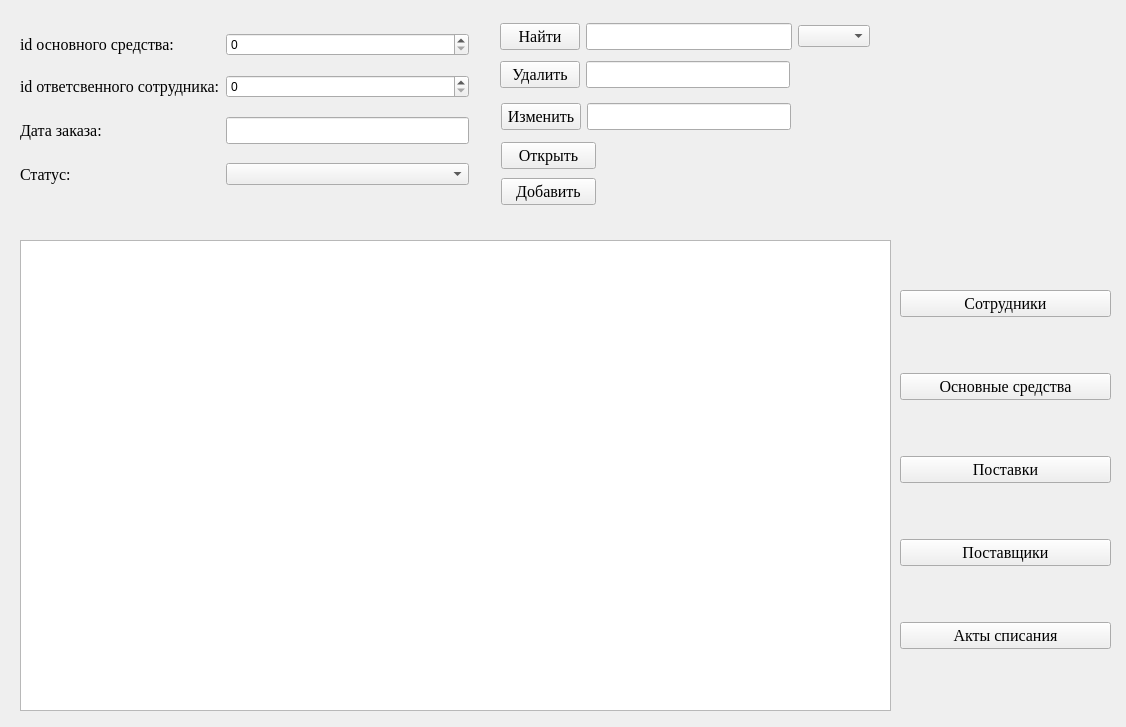
<?xml version="1.0" encoding="UTF-8"?>
<ui version="4.0">
 <class>Form</class>
 <widget class="QWidget" name="Form">
  <property name="geometry">
   <rect>
    <x>0</x>
    <y>0</y>
    <width>1126</width>
    <height>727</height>
   </rect>
  </property>
  <property name="windowTitle">
   <string>Form</string>
  </property>
  <widget class="QTableWidget" name="tableWidget">
   <property name="geometry">
    <rect>
     <x>20</x>
     <y>240</y>
     <width>871</width>
     <height>471</height>
    </rect>
   </property>
  </widget>
  <widget class="QWidget" name="layoutWidget_2">
   <property name="geometry">
    <rect>
     <x>500</x>
     <y>58</y>
     <width>290</width>
     <height>33</height>
    </rect>
   </property>
   <layout class="QHBoxLayout" name="horizontalLayout_3">
    <item>
     <widget class="QPushButton" name="delete_3">
      <property name="font">
       <font>
        <family>Times New Roman</family>
        <pointsize>12</pointsize>
       </font>
      </property>
      <property name="text">
       <string>Удалить</string>
      </property>
     </widget>
    </item>
    <item>
     <widget class="QLineEdit" name="leclear_2">
      <property name="font">
       <font>
        <family>Times New Roman</family>
        <pointsize>12</pointsize>
       </font>
      </property>
     </widget>
    </item>
   </layout>
  </widget>
  <widget class="QWidget" name="layoutWidget_3">
   <property name="geometry">
    <rect>
     <x>500</x>
     <y>20</y>
     <width>370</width>
     <height>33</height>
    </rect>
   </property>
   <layout class="QHBoxLayout" name="horizontalLayout_4">
    <item>
     <widget class="QPushButton" name="find_2">
      <property name="font">
       <font>
        <family>Times New Roman</family>
        <pointsize>12</pointsize>
       </font>
      </property>
      <property name="text">
       <string>Найти</string>
      </property>
     </widget>
    </item>
    <item>
     <widget class="QLineEdit" name="leinsert">
      <property name="font">
       <font>
        <family>Times New Roman</family>
        <pointsize>12</pointsize>
       </font>
      </property>
     </widget>
    </item>
    <item>
     <widget class="QComboBox" name="cbinsert_2"/>
    </item>
   </layout>
  </widget>
  <widget class="QWidget" name="layoutWidget">
   <property name="geometry">
    <rect>
     <x>20</x>
     <y>20</y>
     <width>449</width>
     <height>181</height>
    </rect>
   </property>
   <layout class="QGridLayout" name="gridLayout">
    <item row="4" column="0">
     <widget class="QLabel" name="label_10">
      <property name="font">
       <font>
        <family>Times New Roman</family>
        <pointsize>12</pointsize>
       </font>
      </property>
      <property name="text">
       <string>Статус:</string>
      </property>
     </widget>
    </item>
    <item row="1" column="0">
     <widget class="QLabel" name="label_8">
      <property name="font">
       <font>
        <family>Times New Roman</family>
        <pointsize>12</pointsize>
       </font>
      </property>
      <property name="text">
       <string>id ответсвенного сотрудника:</string>
      </property>
     </widget>
    </item>
    <item row="2" column="1">
     <widget class="QLineEdit" name="patronymic_2">
      <property name="font">
       <font>
        <family>Times New Roman</family>
        <pointsize>12</pointsize>
       </font>
      </property>
     </widget>
    </item>
    <item row="2" column="0">
     <widget class="QLabel" name="label_9">
      <property name="font">
       <font>
        <family>Times New Roman</family>
        <pointsize>12</pointsize>
       </font>
      </property>
      <property name="text">
       <string>Дата заказа:</string>
      </property>
     </widget>
    </item>
    <item row="1" column="1">
     <widget class="QSpinBox" name="iddepartment_4"/>
    </item>
    <item row="0" column="0">
     <widget class="QLabel" name="label_7">
      <property name="font">
       <font>
        <family>Times New Roman</family>
        <pointsize>12</pointsize>
       </font>
      </property>
      <property name="text">
       <string>id основного средства:</string>
      </property>
     </widget>
    </item>
    <item row="0" column="1">
     <widget class="QSpinBox" name="iddepartment_3"/>
    </item>
    <item row="4" column="1">
     <widget class="QComboBox" name="comboBox"/>
    </item>
   </layout>
  </widget>
  <widget class="QWidget" name="layoutWidget">
   <property name="geometry">
    <rect>
     <x>900</x>
     <y>240</y>
     <width>211</width>
     <height>461</height>
    </rect>
   </property>
   <layout class="QGridLayout" name="gridLayout_2">
    <item row="0" column="0">
     <widget class="QPushButton" name="find_5">
      <property name="font">
       <font>
        <family>Times New Roman</family>
        <pointsize>12</pointsize>
       </font>
      </property>
      <property name="text">
       <string>Сотрудники</string>
      </property>
     </widget>
    </item>
    <item row="2" column="0">
     <widget class="QPushButton" name="find_8">
      <property name="font">
       <font>
        <family>Times New Roman</family>
        <pointsize>12</pointsize>
       </font>
      </property>
      <property name="text">
       <string>Поставки</string>
      </property>
     </widget>
    </item>
    <item row="1" column="0">
     <widget class="QPushButton" name="find_9">
      <property name="font">
       <font>
        <family>Times New Roman</family>
        <pointsize>12</pointsize>
       </font>
      </property>
      <property name="text">
       <string>Основные средства</string>
      </property>
     </widget>
    </item>
    <item row="3" column="0">
     <widget class="QPushButton" name="find_7">
      <property name="font">
       <font>
        <family>Times New Roman</family>
        <pointsize>12</pointsize>
       </font>
      </property>
      <property name="text">
       <string>Поставщики</string>
      </property>
     </widget>
    </item>
    <item row="4" column="0">
     <widget class="QPushButton" name="find_10">
      <property name="font">
       <font>
        <family>Times New Roman</family>
        <pointsize>12</pointsize>
       </font>
      </property>
      <property name="text">
       <string>Акты списания</string>
      </property>
     </widget>
    </item>
   </layout>
  </widget>
  <widget class="QWidget" name="layoutWidget">
   <property name="geometry">
    <rect>
     <x>501</x>
     <y>100</y>
     <width>290</width>
     <height>33</height>
    </rect>
   </property>
   <layout class="QHBoxLayout" name="horizontalLayout">
    <item>
     <widget class="QPushButton" name="open_3">
      <property name="font">
       <font>
        <family>Times New Roman</family>
        <pointsize>12</pointsize>
       </font>
      </property>
      <property name="text">
       <string>Изменить</string>
      </property>
     </widget>
    </item>
    <item>
     <widget class="QLineEdit" name="leclear_3">
      <property name="font">
       <font>
        <family>Times New Roman</family>
        <pointsize>12</pointsize>
       </font>
      </property>
     </widget>
    </item>
   </layout>
  </widget>
  <widget class="QWidget" name="layoutWidget">
   <property name="geometry">
    <rect>
     <x>501</x>
     <y>139</y>
     <width>95</width>
     <height>71</height>
    </rect>
   </property>
   <layout class="QVBoxLayout" name="verticalLayout">
    <item>
     <widget class="QPushButton" name="open_2">
      <property name="font">
       <font>
        <family>Times New Roman</family>
        <pointsize>12</pointsize>
       </font>
      </property>
      <property name="text">
       <string>Открыть</string>
      </property>
     </widget>
    </item>
    <item>
     <widget class="QPushButton" name="insert_2">
      <property name="font">
       <font>
        <family>Times New Roman</family>
        <pointsize>12</pointsize>
       </font>
      </property>
      <property name="text">
       <string>Добавить</string>
      </property>
     </widget>
    </item>
   </layout>
  </widget>
 </widget>
 <resources/>
 <connections/>
</ui>
